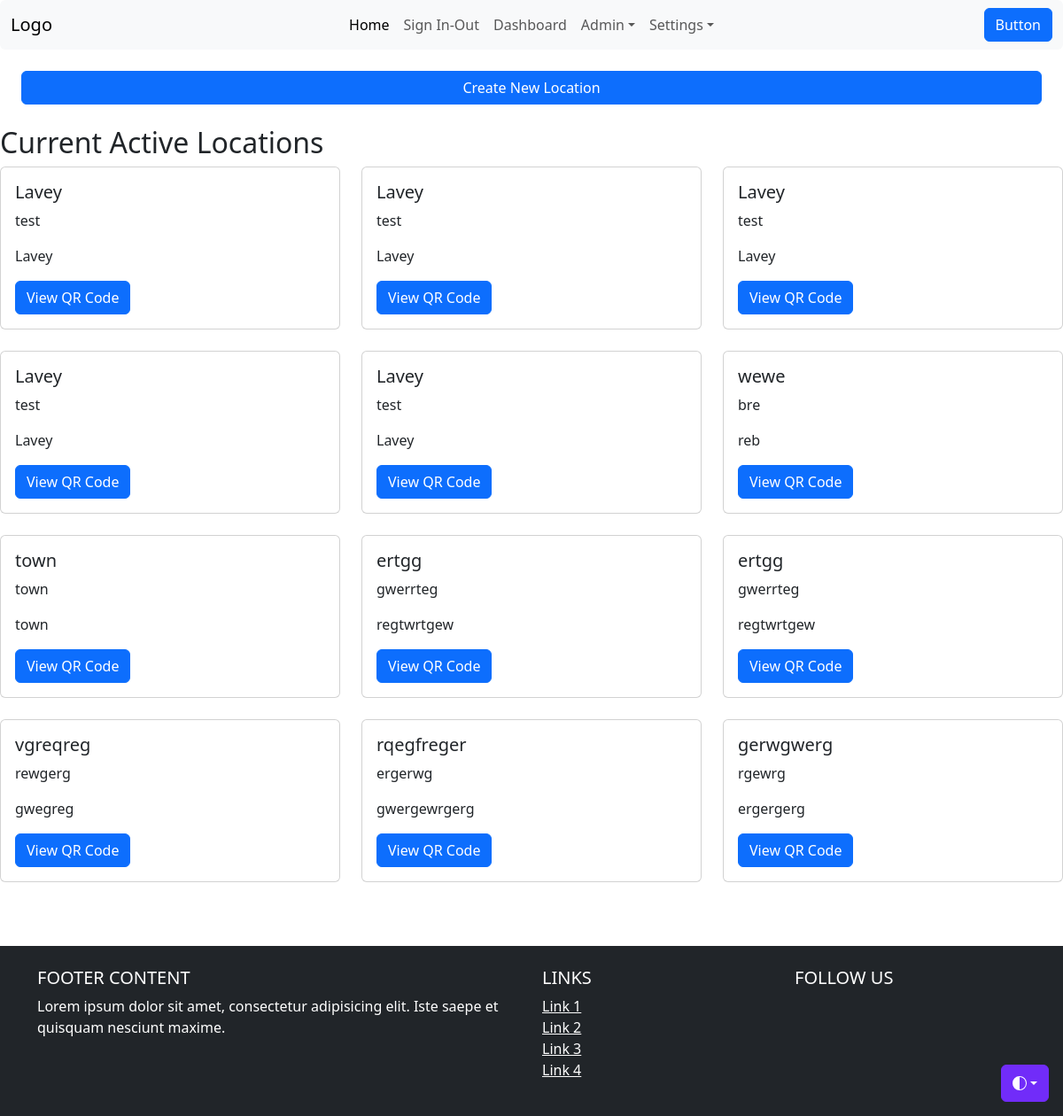
/locations/ (signed in), run on an earlier commit of the app's database.
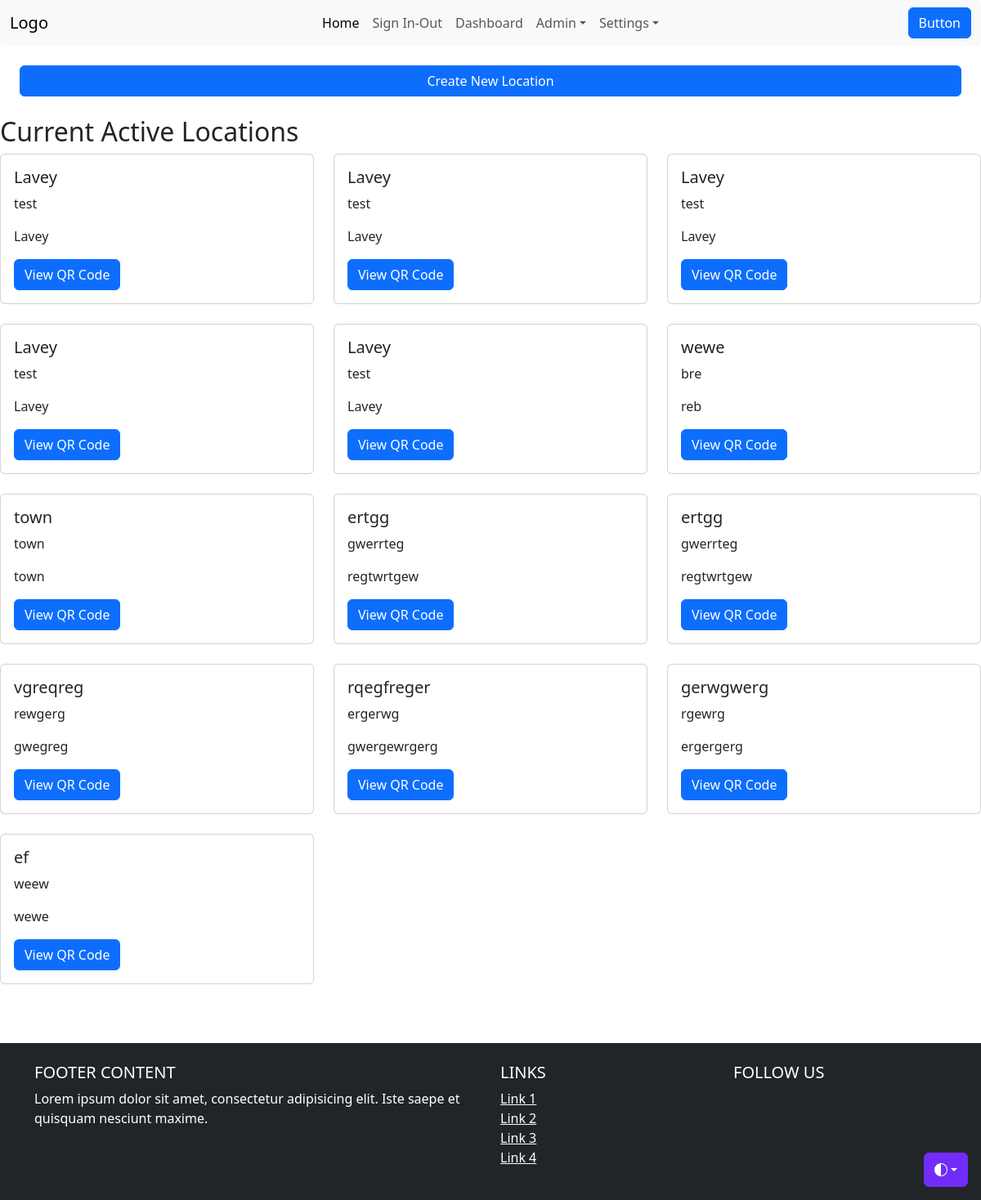
And on a later commit of the database.
### register_app/models.py (models this page shows, shortened)
class Location(models.Model):
    name = models.CharField(max_length=200)
    address = models.TextField()
    description = models.TextField()
    is_active = models.BooleanField(default=True)
    qr_code = models.FileField(upload_to='qr_codes/', null=True, blank=True)

### register_app/views.py (the view)
# urls.py: path('locations/', views.location_list, name='location_list'),
@user_passes_test(is_admin, login_url='/no_access/')
@login_required
def location_list(request):
    locations = Location.objects.filter(is_active=True)
    return render(request, 'register_app/location_list.html', {'locations': locations})

### register_app/views.py (called while the page is built)
def is_admin(user):
    return user.is_superuser or user.is_staff

### register_app/templates/register_app/location_list.html (shortened to what this page needs)
{% extends "base.html" %}
{% load static %}
{% block content %}
<div class="d-grid gap-2 m-4">
<button type="button" class="btn btn-primary" data-bs-toggle="modal" data-bs-target="#createLocationModal">
    Create New Location
</button>
</div>
<h2 class="center">Current Active Locations</h2>
<div class="row">
    {% for location in locations %}
    <div class="col-md-4 mb-4">
        <div class="card">
            <div class="card-body">
                <h5 class="card-title">{{ location.name }}</h5>
                <p class="card-text">{{ location.description }}</p>
                <p class="card-text">{{ location.address }}</p>
                <a href="{% url 'view_qr_code' location.id %}" class="btn btn-primary">View QR Code</a>
            </div>
        </div>
    </div>
    {% endfor %}
</div>
{% endblock %}

What changed in the data, as far as the page shows it:
added Location: name "ef", description "weew", address "wewe"
